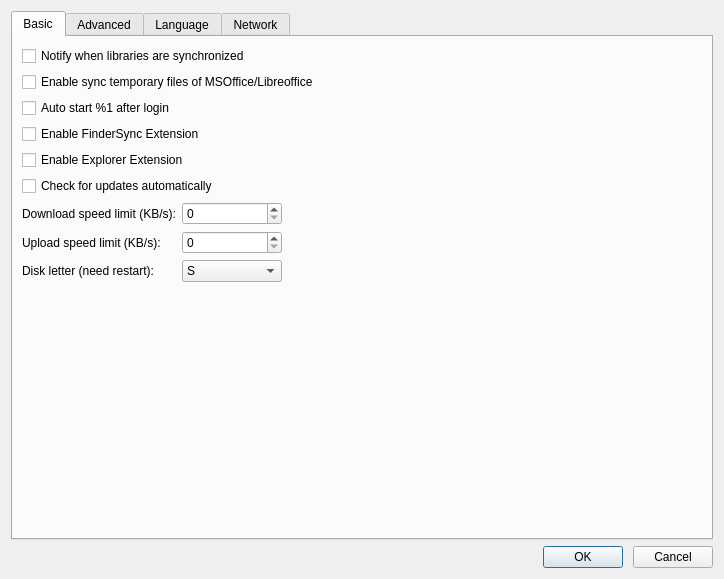
<?xml version="1.0" encoding="UTF-8"?>
<ui version="4.0">
 <class>SettingsDialog</class>
 <widget class="QDialog" name="SettingsDialog">
  <property name="geometry">
   <rect>
    <x>0</x>
    <y>0</y>
    <width>724</width>
    <height>579</height>
   </rect>
  </property>
  <property name="windowTitle">
   <string>Dialog</string>
  </property>
  <layout class="QVBoxLayout" name="verticalLayout_3">
   <item>
    <widget class="QTabWidget" name="mTabWidget">
     <property name="currentIndex">
      <number>0</number>
     </property>
     <widget class="QWidget" name="mBasicTab">
      <attribute name="title">
       <string>Basic</string>
      </attribute>
      <layout class="QVBoxLayout" name="verticalLayout">
       <item>
        <widget class="QCheckBox" name="mNotifyCheckBox">
         <property name="text">
          <string>Notify when libraries are synchronized</string>
         </property>
        </widget>
       </item>
       <item>
        <widget class="QCheckBox" name="mSyncExtraTempFileCheckBox">
         <property name="text">
          <string>Enable sync temporary files of MSOffice/Libreoffice</string>
         </property>
        </widget>
       </item>
       <item>
        <widget class="QCheckBox" name="mAutoStartCheckBox">
         <property name="text">
          <string>Auto start %1 after login</string>
         </property>
        </widget>
       </item>
       <item>
        <widget class="QCheckBox" name="mFinderSyncCheckBox">
         <property name="text">
          <string>Enable FinderSync Extension</string>
         </property>
        </widget>
       </item>
       <item>
        <widget class="QCheckBox" name="mShellExtCheckBox">
         <property name="text">
          <string>Enable Explorer Extension</string>
         </property>
        </widget>
       </item>
       <item>
        <widget class="QCheckBox" name="mCheckLatestVersionBox">
         <property name="text">
          <string>Check for updates automatically</string>
         </property>
        </widget>
       </item>
       <item>
        <layout class="QFormLayout" name="formLayout">
         <property name="labelAlignment">
          <set>Qt::AlignLeading|Qt::AlignLeft|Qt::AlignVCenter</set>
         </property>
         <property name="formAlignment">
          <set>Qt::AlignLeading|Qt::AlignLeft|Qt::AlignTop</set>
         </property>
         <item row="0" column="0">
          <widget class="QLabel" name="label_5">
           <property name="text">
            <string>Download speed limit (KB/s):</string>
           </property>
          </widget>
         </item>
         <item row="1" column="0">
          <widget class="QLabel" name="label_4">
           <property name="text">
            <string>Upload speed limit (KB/s):</string>
           </property>
          </widget>
         </item>
         <item row="0" column="1">
          <widget class="QSpinBox" name="mDownloadSpinBox">
           <property name="maximumSize">
            <size>
             <width>100</width>
             <height>16777215</height>
            </size>
           </property>
           <property name="maximum">
            <number>100000</number>
           </property>
           <property name="singleStep">
            <number>10</number>
           </property>
          </widget>
         </item>
         <item row="1" column="1">
          <widget class="QSpinBox" name="mUploadSpinBox">
           <property name="maximumSize">
            <size>
             <width>100</width>
             <height>16777215</height>
            </size>
           </property>
           <property name="maximum">
            <number>100000</number>
           </property>
           <property name="singleStep">
            <number>10</number>
           </property>
          </widget>
         </item>
         <item row="2" column="0">
          <widget class="QLabel" name="mDiskLetterLabel">
           <property name="text">
            <string>Disk letter (need restart): </string>
           </property>
          </widget>
         </item>
         <item row="2" column="1">
          <widget class="QComboBox" name="mDiskLetter">
           <property name="maximumSize">
            <size>
             <width>100</width>
             <height>16777215</height>
            </size>
           </property>
           <property name="currentText">
            <string notr="true">S</string>
           </property>
           <property name="sizeAdjustPolicy">
            <enum>QComboBox::AdjustToContents</enum>
           </property>
           <item>
            <property name="text">
             <string>S</string>
            </property>
           </item>
          </widget>
         </item>
        </layout>
       </item>
      </layout>
     </widget>
     <widget class="QWidget" name="mAdvancedTab">
      <attribute name="title">
       <string>Advanced</string>
      </attribute>
      <layout class="QVBoxLayout" name="verticalLayout_2">
       <item>
        <widget class="QCheckBox" name="mDisableVerifyHttpSyncCert">
         <property name="text">
          <string>Do not verify server certificate in HTTPS syncing</string>
         </property>
        </widget>
       </item>
       <item>
        <layout class="QFormLayout" name="formLayout_3">
         <property name="labelAlignment">
          <set>Qt::AlignLeading|Qt::AlignLeft|Qt::AlignVCenter</set>
         </property>
         <property name="formAlignment">
          <set>Qt::AlignLeading|Qt::AlignLeft|Qt::AlignTop</set>
         </property>
         <item row="0" column="0">
          <widget class="QLabel" name="label_6">
           <property name="text">
            <string>Cache clean interval (in minutes):</string>
           </property>
          </widget>
         </item>
         <item row="0" column="1">
          <widget class="QSpinBox" name="mCacheCleanInterval">
           <property name="maximumSize">
            <size>
             <width>100</width>
             <height>16777215</height>
            </size>
           </property>
           <property name="minimum">
            <number>1</number>
           </property>
           <property name="maximum">
            <number>14400</number>
           </property>
           <property name="singleStep">
            <number>1</number>
           </property>
          </widget>
         </item>
         <item row="1" column="0">
          <widget class="QLabel" name="label_7">
           <property name="text">
            <string>Cache size limit (in GB):</string>
           </property>
          </widget>
         </item>
         <item row="1" column="1">
          <widget class="QSpinBox" name="mCacheSizeLimit">
           <property name="maximumSize">
            <size>
             <width>100</width>
             <height>16777215</height>
            </size>
           </property>
           <property name="maximum">
            <number>10000</number>
           </property>
           <property name="singleStep">
            <number>1</number>
           </property>
           <property name="value">
            <number>10</number>
           </property>
          </widget>
         </item>
        </layout>
       </item>
      </layout>
     </widget>
     <widget class="QWidget" name="mLanguageTab">
      <attribute name="title">
       <string>Language</string>
      </attribute>
      <layout class="QVBoxLayout" name="languageTabLayout">
       <item>
        <layout class="QHBoxLayout" name="languageLayout">
         <item>
          <widget class="QLabel" name="mLanguageLabel">
           <property name="text">
            <string>Language (need restart)</string>
           </property>
          </widget>
         </item>
         <item>
          <widget class="QComboBox" name="mLanguageComboBox"/>
         </item>
        </layout>
       </item>
       <item>
        <spacer name="verticalSpacer_1">
         <property name="orientation">
          <enum>Qt::Vertical</enum>
         </property>
         <property name="sizeHint" stdset="0">
          <size>
           <width>20</width>
           <height>40</height>
          </size>
         </property>
        </spacer>
       </item>
      </layout>
     </widget>
     <widget class="QWidget" name="mNetworkTab">
      <attribute name="title">
       <string>Network</string>
      </attribute>
      <widget class="QWidget" name="layoutWidget">
       <property name="geometry">
        <rect>
         <x>21</x>
         <y>12</y>
         <width>481</width>
         <height>451</height>
        </rect>
       </property>
       <layout class="QVBoxLayout" name="verticalLayout_4">
        <property name="spacing">
         <number>6</number>
        </property>
        <item>
         <layout class="QFormLayout" name="formLayout_2">
          <property name="labelAlignment">
           <set>Qt::AlignRight|Qt::AlignTrailing|Qt::AlignVCenter</set>
          </property>
          <property name="formAlignment">
           <set>Qt::AlignHCenter|Qt::AlignTop</set>
          </property>
          <property name="horizontalSpacing">
           <number>10</number>
          </property>
          <property name="verticalSpacing">
           <number>6</number>
          </property>
          <property name="topMargin">
           <number>5</number>
          </property>
          <property name="rightMargin">
           <number>4</number>
          </property>
          <item row="0" column="0">
           <widget class="QLabel" name="mProxyMethodLabel">
            <property name="sizePolicy">
             <sizepolicy hsizetype="Minimum" vsizetype="Maximum">
              <horstretch>0</horstretch>
              <verstretch>0</verstretch>
             </sizepolicy>
            </property>
            <property name="minimumSize">
             <size>
              <width>0</width>
              <height>0</height>
             </size>
            </property>
            <property name="text">
             <string>Proxy Type:</string>
            </property>
            <property name="alignment">
             <set>Qt::AlignLeading|Qt::AlignLeft|Qt::AlignVCenter</set>
            </property>
           </widget>
          </item>
          <item row="0" column="0" colspan="2">
           <widget class="QComboBox" name="mProxyMethodComboBox">
            <property name="sizePolicy">
             <sizepolicy hsizetype="Minimum" vsizetype="Maximum">
              <horstretch>0</horstretch>
              <verstretch>0</verstretch>
             </sizepolicy>
            </property>
            <property name="minimumSize">
             <size>
              <width>246</width>
              <height>0</height>
             </size>
            </property>
            <property name="currentIndex">
             <number>-1</number>
            </property>
           </widget>
          </item>
          <item row="1" column="0">
           <widget class="QLabel" name="mProxyHostLabel">
            <property name="sizePolicy">
             <sizepolicy hsizetype="Minimum" vsizetype="Maximum">
              <horstretch>0</horstretch>
              <verstretch>0</verstretch>
             </sizepolicy>
            </property>
            <property name="text">
             <string>Host:</string>
            </property>
            <property name="alignment">
             <set>Qt::AlignLeading|Qt::AlignLeft|Qt::AlignVCenter</set>
            </property>
           </widget>
          </item>
          <item row="1" column="1">
           <widget class="QLineEdit" name="mProxyHost">
            <property name="sizePolicy">
             <sizepolicy hsizetype="Minimum" vsizetype="Maximum">
              <horstretch>0</horstretch>
              <verstretch>0</verstretch>
             </sizepolicy>
            </property>
            <property name="minimumSize">
             <size>
              <width>240</width>
              <height>0</height>
             </size>
            </property>
            <property name="alignment">
             <set>Qt::AlignRight|Qt::AlignTrailing|Qt::AlignVCenter</set>
            </property>
           </widget>
          </item>
          <item row="2" column="0">
           <widget class="QLabel" name="mProxyPortLabel">
            <property name="sizePolicy">
             <sizepolicy hsizetype="Minimum" vsizetype="Maximum">
              <horstretch>0</horstretch>
              <verstretch>0</verstretch>
             </sizepolicy>
            </property>
            <property name="text">
             <string>Port:</string>
            </property>
            <property name="alignment">
             <set>Qt::AlignLeading|Qt::AlignLeft|Qt::AlignVCenter</set>
            </property>
           </widget>
          </item>
          <item row="2" column="1">
           <widget class="QSpinBox" name="mProxyPort">
            <property name="sizePolicy">
             <sizepolicy hsizetype="Minimum" vsizetype="Maximum">
              <horstretch>0</horstretch>
              <verstretch>0</verstretch>
             </sizepolicy>
            </property>
            <property name="minimumSize">
             <size>
              <width>256</width>
              <height>0</height>
             </size>
            </property>
            <property name="alignment">
             <set>Qt::AlignRight|Qt::AlignTrailing|Qt::AlignVCenter</set>
            </property>
            <property name="text" stdset="0">
             <string/>
            </property>
            <property name="maximum">
             <number>65535</number>
            </property>
           </widget>
          </item>
          <item row="4" column="0">
           <widget class="QLabel" name="mProxyUsernameLabel">
            <property name="enabled">
             <bool>false</bool>
            </property>
            <property name="sizePolicy">
             <sizepolicy hsizetype="Minimum" vsizetype="Maximum">
              <horstretch>0</horstretch>
              <verstretch>0</verstretch>
             </sizepolicy>
            </property>
            <property name="text">
             <string>Username:</string>
            </property>
            <property name="alignment">
             <set>Qt::AlignLeading|Qt::AlignLeft|Qt::AlignVCenter</set>
            </property>
           </widget>
          </item>
          <item row="4" column="1">
           <widget class="QLineEdit" name="mProxyUsername">
            <property name="enabled">
             <bool>false</bool>
            </property>
            <property name="sizePolicy">
             <sizepolicy hsizetype="Minimum" vsizetype="Maximum">
              <horstretch>0</horstretch>
              <verstretch>0</verstretch>
             </sizepolicy>
            </property>
            <property name="minimumSize">
             <size>
              <width>240</width>
              <height>0</height>
             </size>
            </property>
            <property name="alignment">
             <set>Qt::AlignRight|Qt::AlignTrailing|Qt::AlignVCenter</set>
            </property>
           </widget>
          </item>
          <item row="5" column="0">
           <widget class="QLabel" name="mProxyPasswordLabel">
            <property name="enabled">
             <bool>false</bool>
            </property>
            <property name="sizePolicy">
             <sizepolicy hsizetype="Minimum" vsizetype="Maximum">
              <horstretch>0</horstretch>
              <verstretch>0</verstretch>
             </sizepolicy>
            </property>
            <property name="text">
             <string>Password:</string>
            </property>
            <property name="alignment">
             <set>Qt::AlignLeading|Qt::AlignLeft|Qt::AlignVCenter</set>
            </property>
           </widget>
          </item>
          <item row="5" column="1">
           <widget class="QLineEdit" name="mProxyPassword">
            <property name="enabled">
             <bool>false</bool>
            </property>
            <property name="sizePolicy">
             <sizepolicy hsizetype="Minimum" vsizetype="Maximum">
              <horstretch>0</horstretch>
              <verstretch>0</verstretch>
             </sizepolicy>
            </property>
            <property name="minimumSize">
             <size>
              <width>240</width>
              <height>0</height>
             </size>
            </property>
            <property name="echoMode">
             <enum>QLineEdit::Password</enum>
            </property>
            <property name="alignment">
             <set>Qt::AlignRight|Qt::AlignTrailing|Qt::AlignVCenter</set>
            </property>
           </widget>
          </item>
          <item row="3" column="1">
           <widget class="QCheckBox" name="mProxyRequirePassword">
            <property name="sizePolicy">
             <sizepolicy hsizetype="Minimum" vsizetype="Maximum">
              <horstretch>0</horstretch>
              <verstretch>0</verstretch>
             </sizepolicy>
            </property>
            <property name="minimumSize">
             <size>
              <width>240</width>
              <height>0</height>
             </size>
            </property>
            <property name="text">
             <string>Proxy server requires a password</string>
            </property>
           </widget>
          </item>
         </layout>
        </item>
        <item>
         <spacer name="verticalSpacer_2">
          <property name="orientation">
           <enum>Qt::Vertical</enum>
          </property>
          <property name="sizeHint" stdset="0">
           <size>
            <width>20</width>
            <height>40</height>
           </size>
          </property>
         </spacer>
        </item>
       </layout>
      </widget>
     </widget>
    </widget>
   </item>
   <item>
    <layout class="QHBoxLayout" name="horizontalLayout">
     <property name="spacing">
      <number>10</number>
     </property>
     <item>
      <spacer name="horizontalSpacer">
       <property name="orientation">
        <enum>Qt::Horizontal</enum>
       </property>
       <property name="sizeHint" stdset="0">
        <size>
         <width>40</width>
         <height>20</height>
        </size>
       </property>
      </spacer>
     </item>
     <item>
      <widget class="QPushButton" name="mOkBtn">
       <property name="text">
        <string>OK</string>
       </property>
      </widget>
     </item>
     <item>
      <widget class="QPushButton" name="mCancelBtn">
       <property name="text">
        <string>Cancel</string>
       </property>
      </widget>
     </item>
    </layout>
   </item>
  </layout>
 </widget>
 <resources/>
 <connections>
  <connection>
   <sender>mCancelBtn</sender>
   <signal>clicked()</signal>
   <receiver>SettingsDialog</receiver>
   <slot>reject()</slot>
   <hints>
    <hint type="sourcelabel">
     <x>711</x>
     <y>566</y>
    </hint>
    <hint type="destinationlabel">
     <x>249</x>
     <y>249</y>
    </hint>
   </hints>
  </connection>
 </connections>
</ui>
